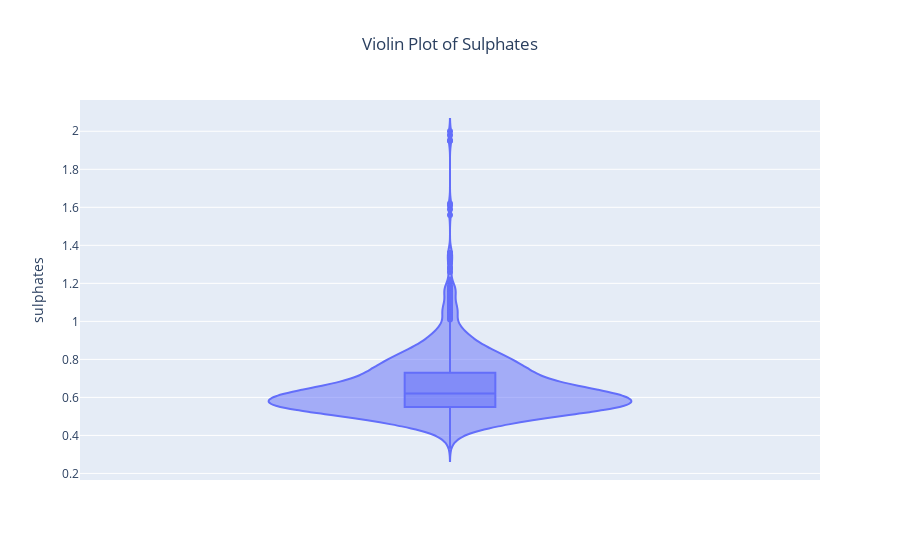

Source (notebook cell):
### Markdown cell above
<h2  style="text-align: center" class="list-group-item list-group-item-success"> 2.2 Violin Plots</h2><a id = "2.2" ></a>

Violin plot is created by generating a density or distribution of the data and its mirror image. In the above figure we can see the violin plot, where we can now see the many distinct peaks in citric acid distribution. The lower quartile, median, and upper quartile can be added to a violin plot to also consider this information in the overall assessment of the distribution.

### Code cell
fig = go.Figure(px.violin(df, y = 'sulphates', title = 'Violin Plot of Sulphates', box = True))
fig.update_layout(title_x=0.5)
fig.show()

### Figure 1 — Plotly figure (JSON) as saved in the notebook; plotly's stock layout.template omitted (floating-point values rounded to 4 significant figures; data arrays with more than 128 entries replaced by an {"elided": "..."} marker saying what was removed)
{"data": [{"alignmentgroup": "True", "box": {"visible": true}, "hovertemplate": "sulphates=%{y}<extra></extra>", "legendgroup": "", "marker": {"color": "#636efa"}, "name": "", "offsetgroup": "", "orientation": "v", "scalegroup": "True", "showlegend": false, "type": "violin", "x0": " ", "xaxis": "x", "y": {"elided": "1599 float values"}, "y0": " ", "yaxis": "y"}], "layout": {"legend": {"tracegroupgap": 0}, "title": {"text": "Violin Plot of Sulphates", "x": 0.5}, "violinmode": "group", "xaxis": {"anchor": "y", "domain": [0, 1]}, "yaxis": {"anchor": "x", "domain": [0, 1], "title": {"text": "sulphates"}}}}
